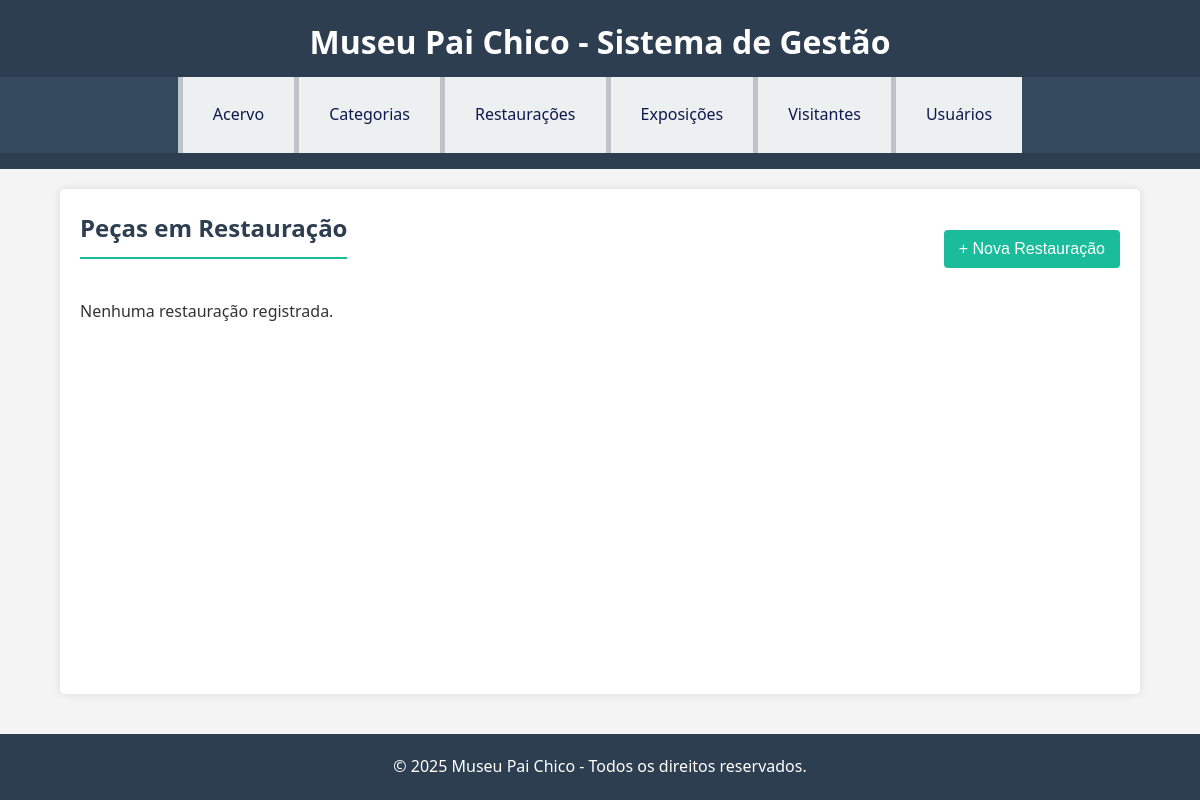
The app's page /restauracoes/, older data.
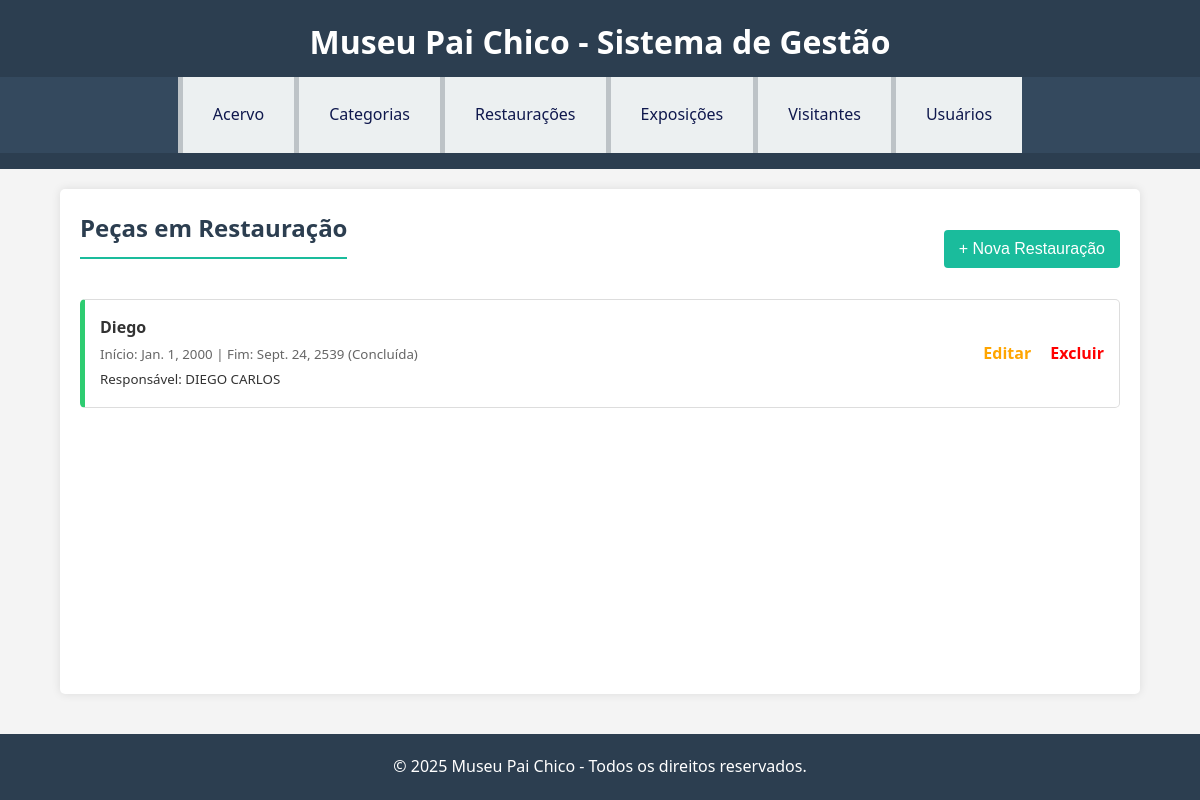
The same page, newer data.
### restauracoes/models.py (models this page shows, shortened)
class Restauracao(models.Model):
    responsavel = models.CharField(max_length=150)
    data_inicio = models.DateField()
    data_fim = models.DateField(null=True, blank=True)
    descricao = models.TextField()
    peca = models.ForeignKey('acervo.Peca', on_delete=models.CASCADE)

### acervo/models.py (models this page shows, shortened)
class Peca(models.Model):
    titulo = models.CharField(max_length=200)
    autor = models.CharField(max_length=150, blank=True)
    origem = models.CharField(max_length=100, blank=True)
    ano = models.IntegerField(null=True, blank=True)
    descricao = models.TextField(blank=True)
    estado_conservacao = models.CharField(max_length=100)
    categoria = models.ForeignKey('categorias.Categoria', on_delete=models.SET_NULL, null=True)
    imagem = models.ImageField(upload_to='pecas/', blank=True, null=True)

### restauracoes/views.py (the view)
# urls.py: path('restauracoes/', listar_restauracoes, name='listar_restauracoes'),
def listar_restauracoes(request):
    restauracoes = Restauracao.objects.all()
    return render(request, 'restauracoes/listar_restauracoes.html', {'restauracoes': restauracoes})

### restauracoes/templates/restauracoes/listar_restauracoes.html (shortened to what this page needs)
{% extends 'base.html' %}
{% block content %}
    <div style="display: flex; justify-content: space-between; align-items: center; margin-bottom: 20px;">
        <h2>Peças em Restauração</h2>
        <a href="{% url 'registrar_restauracao' %}"><button>+ Nova Restauração</button></a>
    </div>
    <ul style="list-style: none; padding: 0;">
        {% for restauracao in restauracoes %}
            <li style="background: white; border: 1px solid #ddd; padding: 15px; margin-bottom: 10px; border-radius: 5px; border-left: 5px solid {% if restauracao.data_fim %}#2ecc71{% else %}#e74c3c{% endif %}; display: flex; justify-content: space-between; align-items: center;">
                <div>
                    <strong>{{ restauracao.peca.titulo }}</strong>
                    <br>
                    <small style="color: #666;">
                        Início: {{ restauracao.data_inicio }}
                        {% if restauracao.data_fim %} | Fim: {{ restauracao.data_fim }} (Concluída){% else %} | <strong>Em andamento</strong>{% endif %}
                    </small>
                    <br>
                    <small>Responsável: {{ restauracao.responsavel }}</small>
                </div>
                <div>
                    <a href="{% url 'editar_restauracao' restauracao.id %}" style="color: orange; text-decoration: none; font-weight: bold; margin-right: 15px;">Editar</a>
                    <a href="{% url 'excluir_restauracao' restauracao.id %}" style="color: red; text-decoration: none; font-weight: bold;">Excluir</a>
                </div>
            </li>
        {% empty %}
            <p>Nenhuma restauração registrada.</p>
        {% endfor %}
    </ul>
{% endblock %}

Row changes from the older to the newer data that the page shows:
added Restauracao: peca.titulo "Diego", data_inicio "Jan. 1, 2000", data_fim "Sept. 24, 2539", responsavel "DIEGO CARLOS"
Text that changed along with them:
text no longer shown: "Nenhuma restauração registrada."
